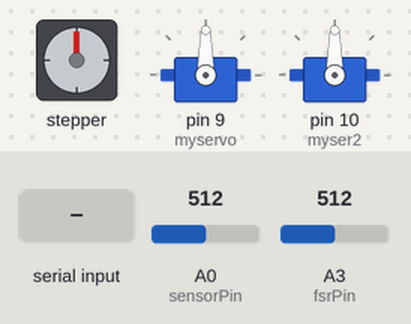
Simulated run of this sketch. Board: Arduino Uno, built with avr-gcc and run on an emulated ATmega328P. On the bench: stepper motor, 2 × servo. Wiring (inferred from the names in the program): stepper motor driver (200 steps per turn assumed): step pin 3; direction pin 2. Inputs (shaded band) come from the test bench; at power-on: A0 (sensorPin) = 512, A3 (fsrPin) = 512. What the sketch prints to the serial monitor is not drawn.

Above: at 1.2 s.
1.3 s: "90,45\n" received over Serial
At 2.0 s:
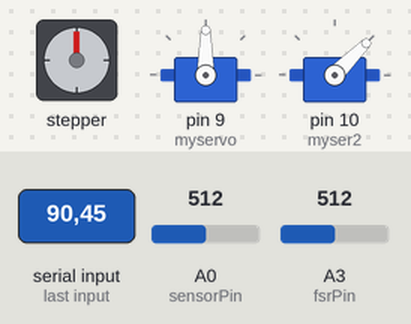
2.8 s: "30,150\n" received over Serial
At 4.0 s:
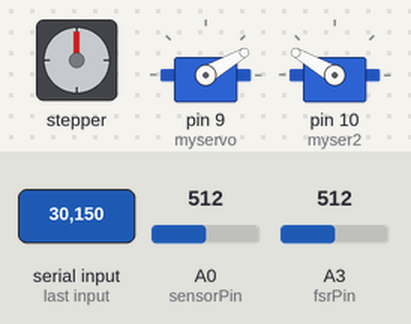
4.3 s: "5\n" received over Serial
At 5.3 s:
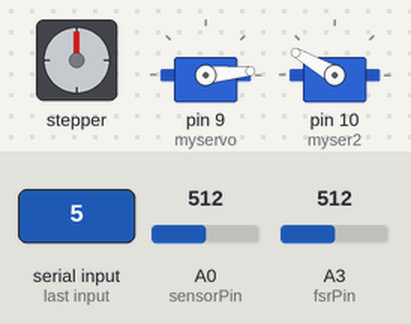
5.8 s: "90\n" received over Serial
At 6.3 s:
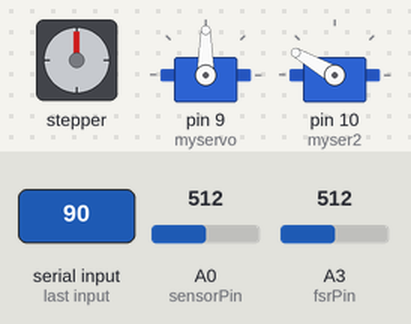
7.3 s: "200\n" received over Serial
At 7.7 s:
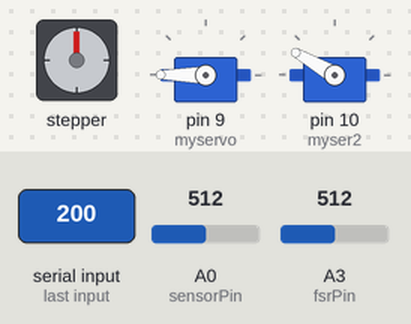
8.8 s: "1,90\n" received over Serial
At 10.0 s:
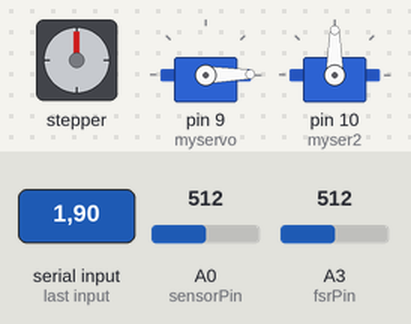
Timing chart, 0 to 11.3 s (numbered marks = the images above; inputs shaded):
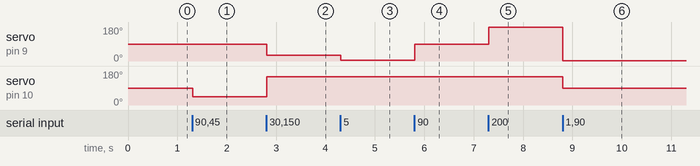

Measured:
- after the input at 1.3 s, servo on pin 10 (myser2): 90° → 45° at once
- after the input at 2.8 s, servo on pin 9 (myservo): 90° → 30° at once; servo on pin 10 (myser2): 45° → 150° at once
- after the input at 4.3 s, servo on pin 9 (myservo): 30° → 5° at once
- after the input at 5.8 s, servo on pin 9 (myservo): 5° → 90° at once
- after the input at 7.3 s, servo on pin 9 (myservo): 90° → 180° at once
- after the input at 8.8 s, servo on pin 9 (myservo): 180° → 1° at once; servo on pin 10 (myser2): 150° → 90° at once

The sketch:

1_stepper_2servo_2sen.ino
```cpp
#include<Servo.h>
Servo myservo;
Servo myser2;
#define dirPin 2
#define stepPin 3
const int maxSize = 5;  // Adjust the size based on your requirements
int receivedList[maxSize];
int index = 0;
int fsrPin = A3;  // FSR and 10K pulldown connected to A0
int fsrReading;   // Analog reading from the FSR resistor divider
int sensorPin = A0;  // Air quality sensor connected to A4
int sensorData;      // Analog reading from the air quality sensor
void setup() {
  Serial.begin(9600);
  myservo.attach(9);
  myser2.attach(10);
  pinMode(stepPin, OUTPUT);
  pinMode(dirPin, OUTPUT);
}
void loop() {
  if (Serial.available() > 0) {
    // Read the incoming data until a newline character is received
    String data = Serial.readStringUntil('\n');
    // Process the data
    processReceivedData(data);
  }
  fsrReading = analogRead(fsrPin);
  sensorData = analogRead(sensorPin);
  String output = String(fsrReading) + "," + String(sensorData);
  // Print the string
  Serial.println(output);
  //delay(15);
}
void processReceivedData(String data) {
  // Parse the received data and save it into the array
  int value;
  char delimiter = ',';
  int startIndex = 0;
  int endIndex = data.indexOf(delimiter);
  while (endIndex != -1) {
    // Extract the substring between startIndex and endIndex
    String valueStr = data.substring(startIndex, endIndex);
    // Convert the substring to an integer
    value = valueStr.toInt();
    // Save the value into the array
    receivedList[index] = value;
    // Move to the next index
    index++;
    // Find the next delimiter in the string
    startIndex = endIndex + 1;
    endIndex = data.indexOf(delimiter, startIndex);
  }
  // Check if there is a value after the last delimiter
  if (startIndex < data.length()) {
    String lastValueStr = data.substring(startIndex);
    value = lastValueStr.toInt();
    receivedList[index] = value;
    index++;
  }
  // You can now use the receivedList array as needed
  // For example, print the received values to the Serial Monitor
  //fsrReading = analogRead(fsrPin);
  //sensorData = analogRead(sensorPin);
  //Serial.print("Received Value: ");
  myservo.write(receivedList[0]);

  myser2.write(receivedList[1]);  // sets the servo position according to the scaled value     //////////// servo_ange1, servo_ange2, stepper_revolution, stepper_speed, stepper_direction
    digitalWrite(dirPin, receivedList[4]);
    int speed = receivedList[2]*200;
  // Spin the stepper motor 1 revolution slowly:
  for (int i = 0; i < speed ; i++) {
    // These four lines result in 1 step:
    digitalWrite(stepPin,HIGH);
    delayMicroseconds(receivedList[3]);
    digitalWrite(stepPin,LOW);
    delayMicroseconds(receivedList[3]);
  }
  //String output = String(fsrReading) + "," + String(sensorData);
// Print the string
  //Serial.println(output);
  //delay(15);
  // Reset the index for the next iteration
  index = 0;
}
```
